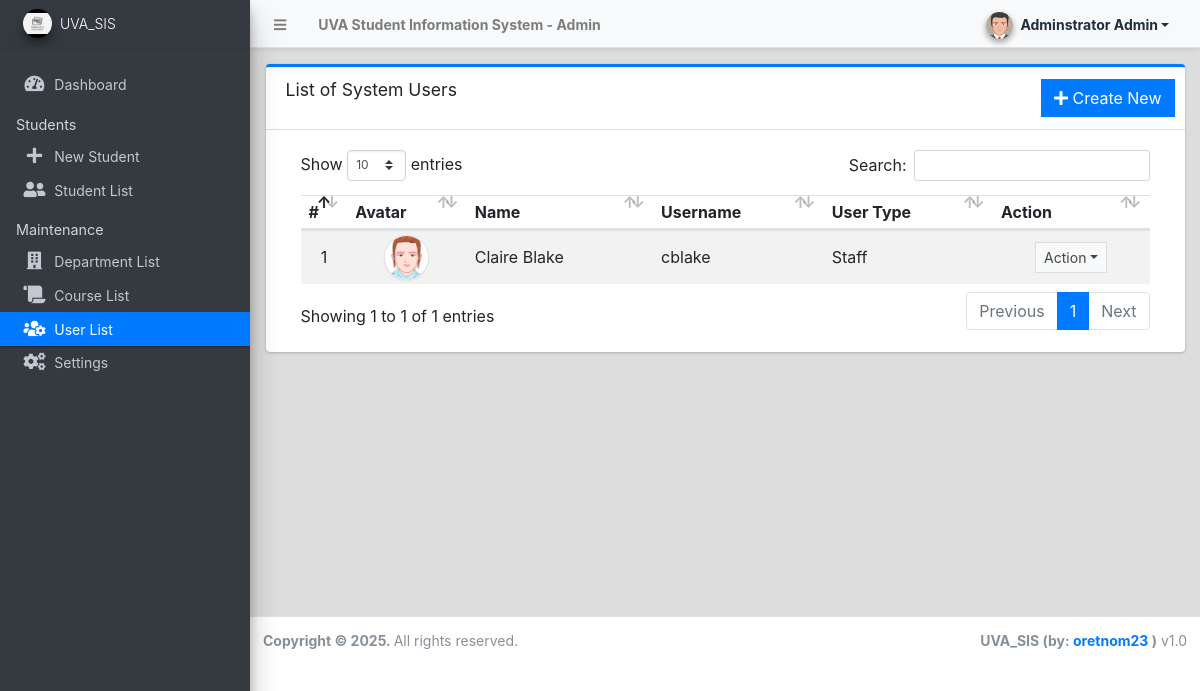
Page /admin/?page=user/list (signed in) on the committed database.
### tables this page shows
CREATE TABLE `users` (
  `id` int(50) NOT NULL,
  `firstname` varchar(250) NOT NULL,
  `middlename` text DEFAULT NULL,
  `lastname` varchar(250) NOT NULL,
  `username` text NOT NULL,
  `password` text NOT NULL,
  `avatar` text DEFAULT NULL,
  `last_login` datetime DEFAULT NULL,
  `type` tinyint(1) NOT NULL DEFAULT 0,
  `status` int(1) NOT NULL DEFAULT 1 COMMENT '0=not verified, 1 = verified',
  `date_added` datetime NOT NULL DEFAULT current_timestamp(),
  `date_updated` datetime DEFAULT NULL ON UPDATE current_timestamp()
);

### config.php (called while the page is built, shortened)
<?php
function validate_image($file){
	if(!empty($file)){
        $ex = explode('?',$file);
        $file = $ex[0];
        $param =  isset($ex[1]) ? '?'.$ex[1]  : '';
		if(is_file(base_app.$file)){
			return base_url.$file.$param;
		}else{
			return base_url.'dist/img/no-image-available.png';
		}
	}else{
		return base_url.'dist/img/no-image-available.png';
	}
}
?>

### admin/user/list.php (the view, shortened to what this page needs)
<div class="card card-outline card-primary">
	<div class="card-header">
		<h3 class="card-title">List of System Users</h3>
		<div class="card-tools">
			<a href="?page=user/manage_user" class="btn btn-flat btn-primary"><span class="fas fa-plus"></span>  Create New</a>
		</div>
	</div>
	<div class="card-body">
		<div class="container-fluid">
        <div class="container-fluid">
			<table class="table table-hover table-striped">
				<!-- <colgroup>
					<col width="5%">
					<col width="10%">
					<col width="20%">
					<col width="20%">
					<col width="15%">
					<col width="15%">
					<col width="10%">
				</colgroup> -->
				<thead>
					<tr>
						<th>#</th>
						<th>Avatar</th>
						<th>Name</th>
						<th>Username</th>
						<th>User Type</th>
						<th>Action</th>
					</tr>
				</thead>
				<tbody>
					<?php
						$i = 1;
						$qry = $conn->query("SELECT *,concat(firstname,' ',lastname) as name from `users` where id != '1' order by concat(firstname,' ',lastname) asc ");
						while($row = $qry->fetch_assoc()):
					?>
						<tr>
							<td class="text-center"><?php echo $i++; ?></td>
							<td class="text-center"><img src="<?php echo validate_image($row['avatar']) ?>" class="img-avatar img-thumbnail p-0 border-2" alt="user_avatar"></td>
							<td><?php echo ucwords($row['name']) ?></td>
							<td ><p class="m-0 truncate-1"><?php echo $row['username'] ?></p></td>
							<td ><p class="m-0"><?php echo ($row['type'] == 1 )? "Adminstrator" : "Staff" ?></p></td>
							<td align="center">
								 <button type="button" class="btn btn-flat btn-default btn-sm dropdown-toggle dropdown-icon" data-toggle="dropdown">
				                  		Action
				                  </button>
							</td>
						</tr>
					<?php endwhile; ?>
				</tbody>
			</table>
		</div>
		</div>
	</div>
</div>

### admin/user/list.php (style rules this page uses)
.img-avatar { width:45px; height:45px; object-fit:cover; object-position:center center; border-radius:100%; }

### rows in the picture
users: avatar (picture), name "Claire Blake", username "cblake", type "Staff"

### other values in the picture
$_settings->info('name') "UVA Student Information System"
$_settings->userdata('firstname').' '.$_settings->userdata('lastname') "Adminstrator Admin"
$_settings->info('short_name') "UVA_SIS"
